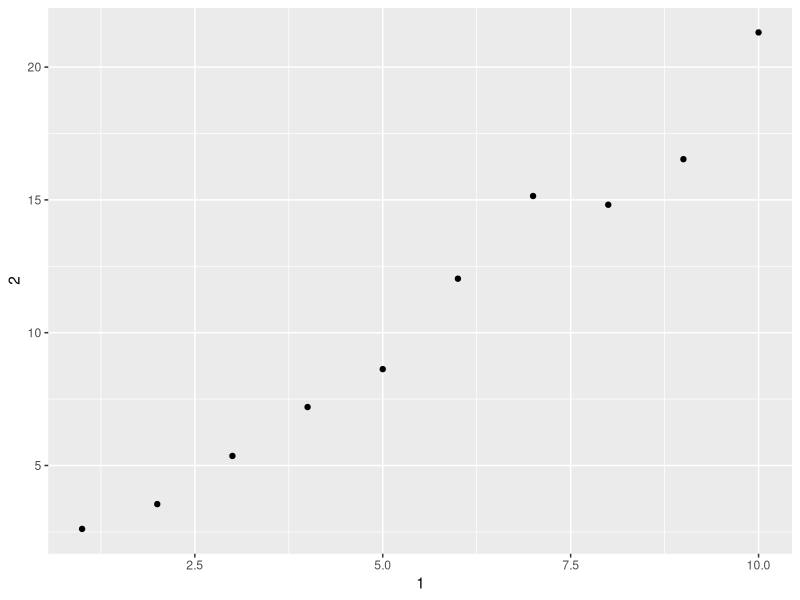

Reproduce this figure in R.
library(tidyverse)

as_tibble(iris)

#1 

mtcars

as_tibble(mtcars)

is_tibble(mtcars)

is_tibble(as_tibble(mtcars))

#2

df <- data.frame(abc = 1, xyz = "a")

# partial matching
df$x
# all rows from col "xyz"
df[, "xyz"]
df[, c("abc", "xyz")]

tbl <- as_tibble(df)
tbl$x

tbl[, "xyz"]

tbl[, c("abc", "xyz")]

#3

#You can use the double bracket, like df[[var]]. 
#You cannot use $, because df$var would look for a column named var.

df <- mtcars

var <- "mpg"

df[[var]]

df$var

#4

annoying <- tibble(
  `1` = 1:10,
  `2` = `1` * 2 + rnorm(length(`1`))
)

#.1

annoying[["1"]]


#.2

ggplot(annoying, aes(x = `1`, y = `2`)) +
  geom_point()

#.3 haven't learned mutate yet

annoying <- mutate(annoying, `3` = `2` / `1`)

#.4

annoying <- rename(annoying, one = `1`, two = `2`, three = `3`)
annoying

#5

#Converts named vectors into a tibble:

enframe(c(a = 1, b = 2, c = 3))


#6

#Try ?print.tbl  It is n_extra


?print.tbl

# How many more cols is specified by max_extra_cols was previously n_extra






